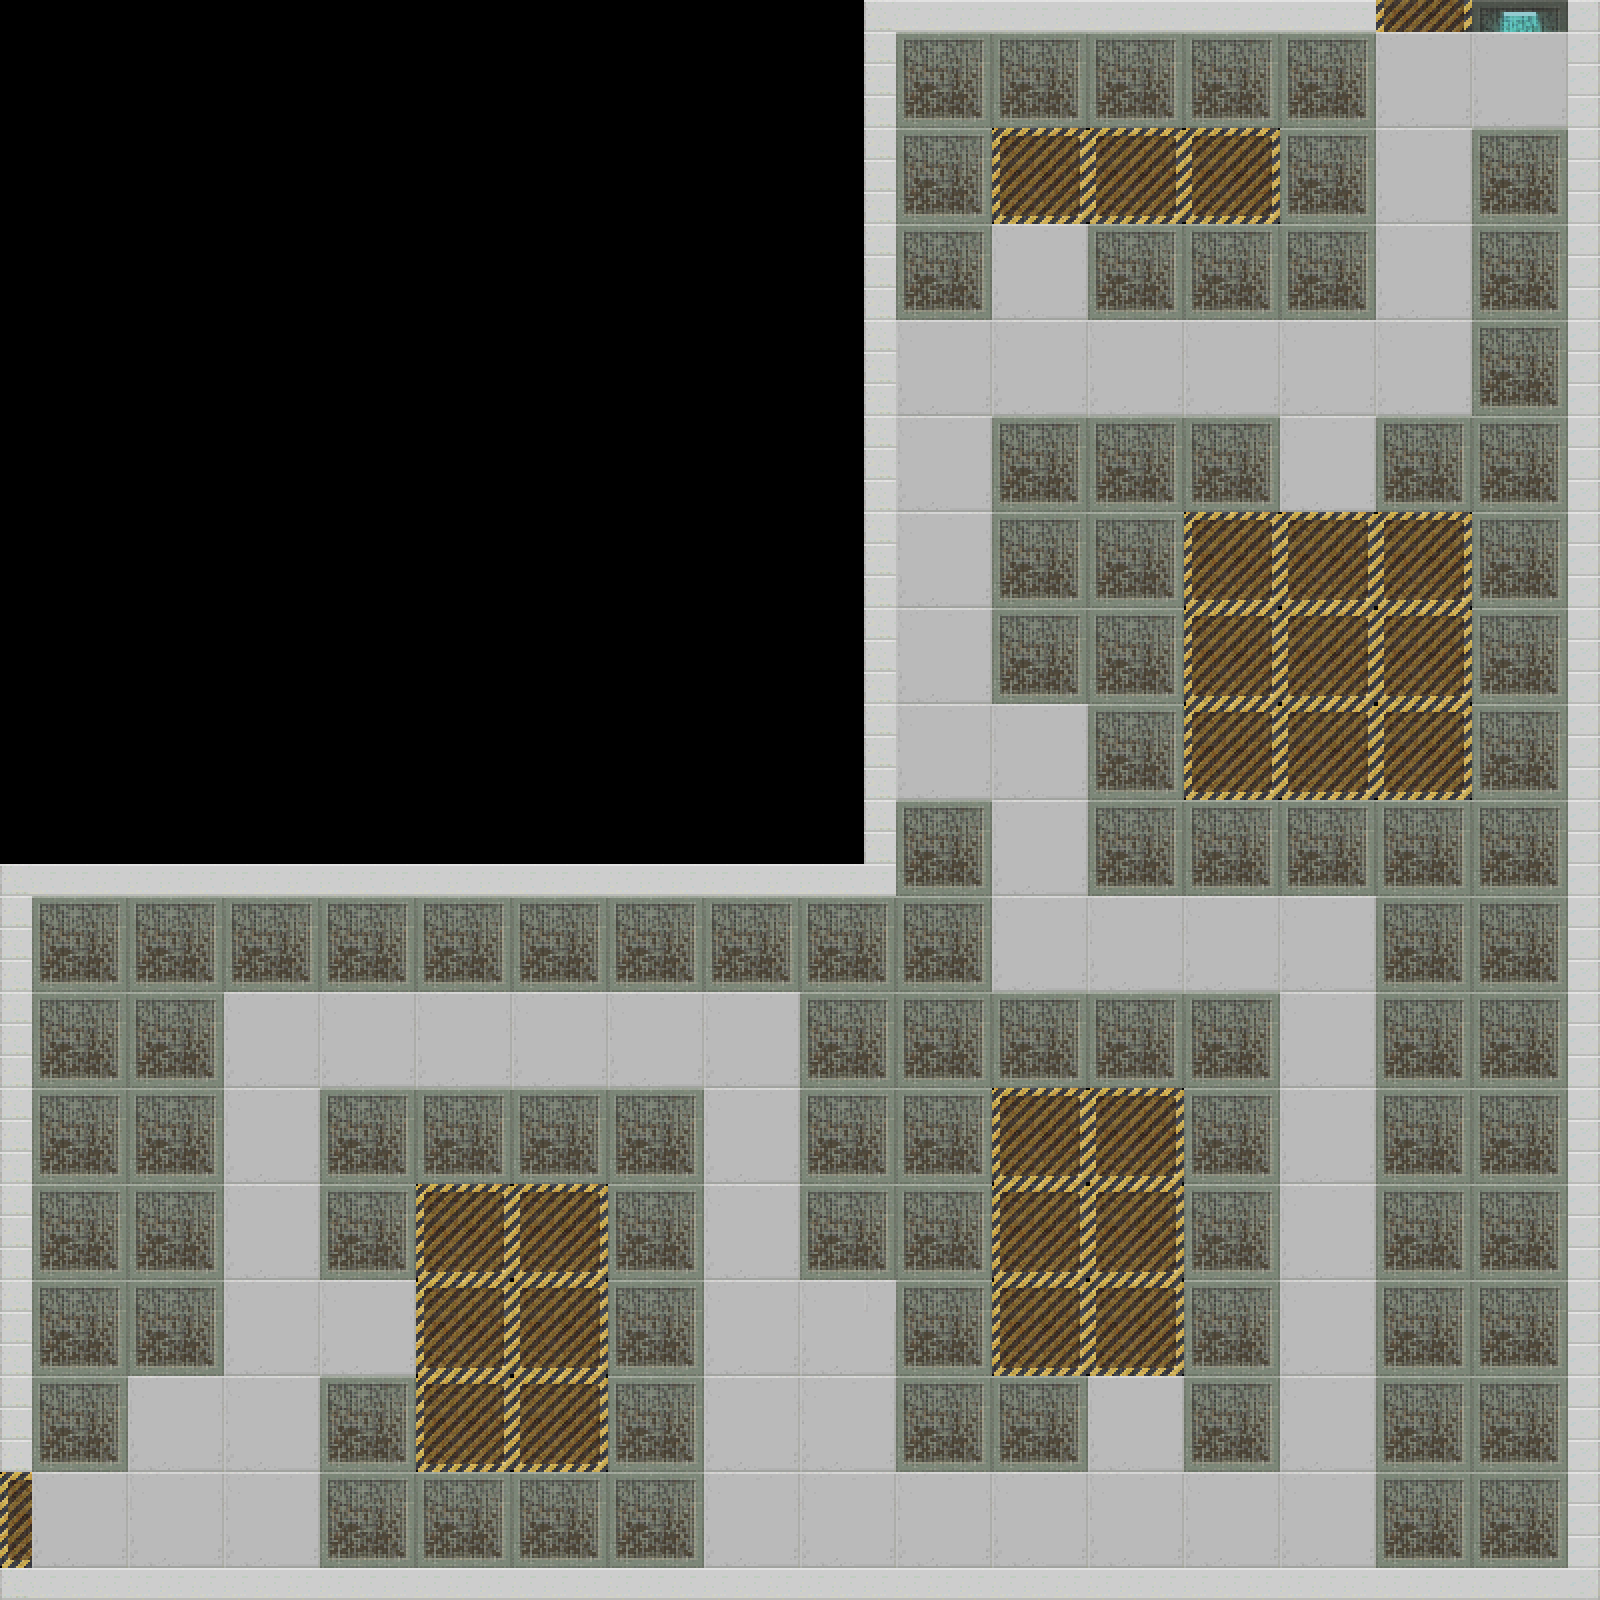

This game map was drawn from its Tiled (.tmx) file and the tilesets committed beside it. A one-line description and the trimmed map source follow:
An orthogonal 50x50 tile map with 32x32 px tiles, 1 tile layer (Floor).

<map version="1.0" tiledversion="1.0.3" orientation="orthogonal" renderorder="right-down" width="50" height="50" tilewidth="32" tileheight="32" nextobjectid="1">
 <tileset firstgid="1" source="APItiles1.tsx" />
 <layer name="Floor" width="50" height="50">
  <data>[2500 cells, 1771 non-empty, 34 distinct tile ids]</data>
 </layer>
</map>
